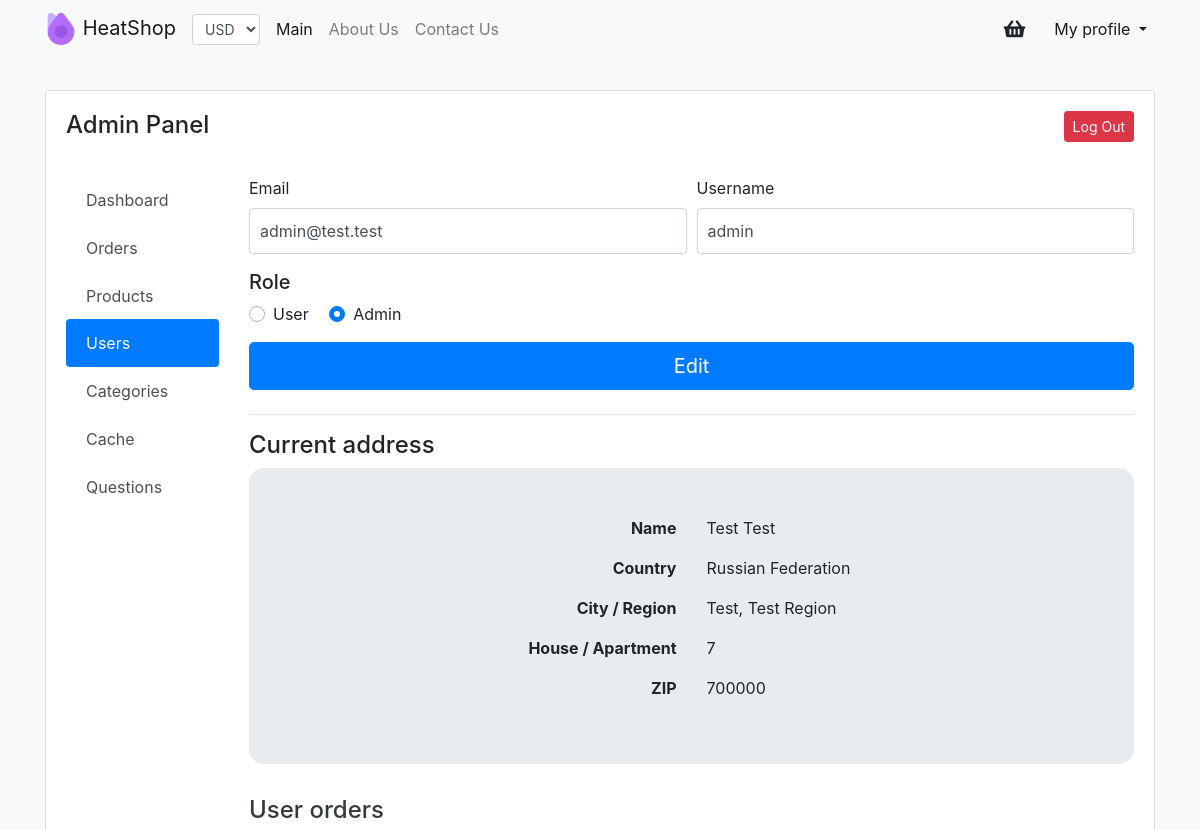
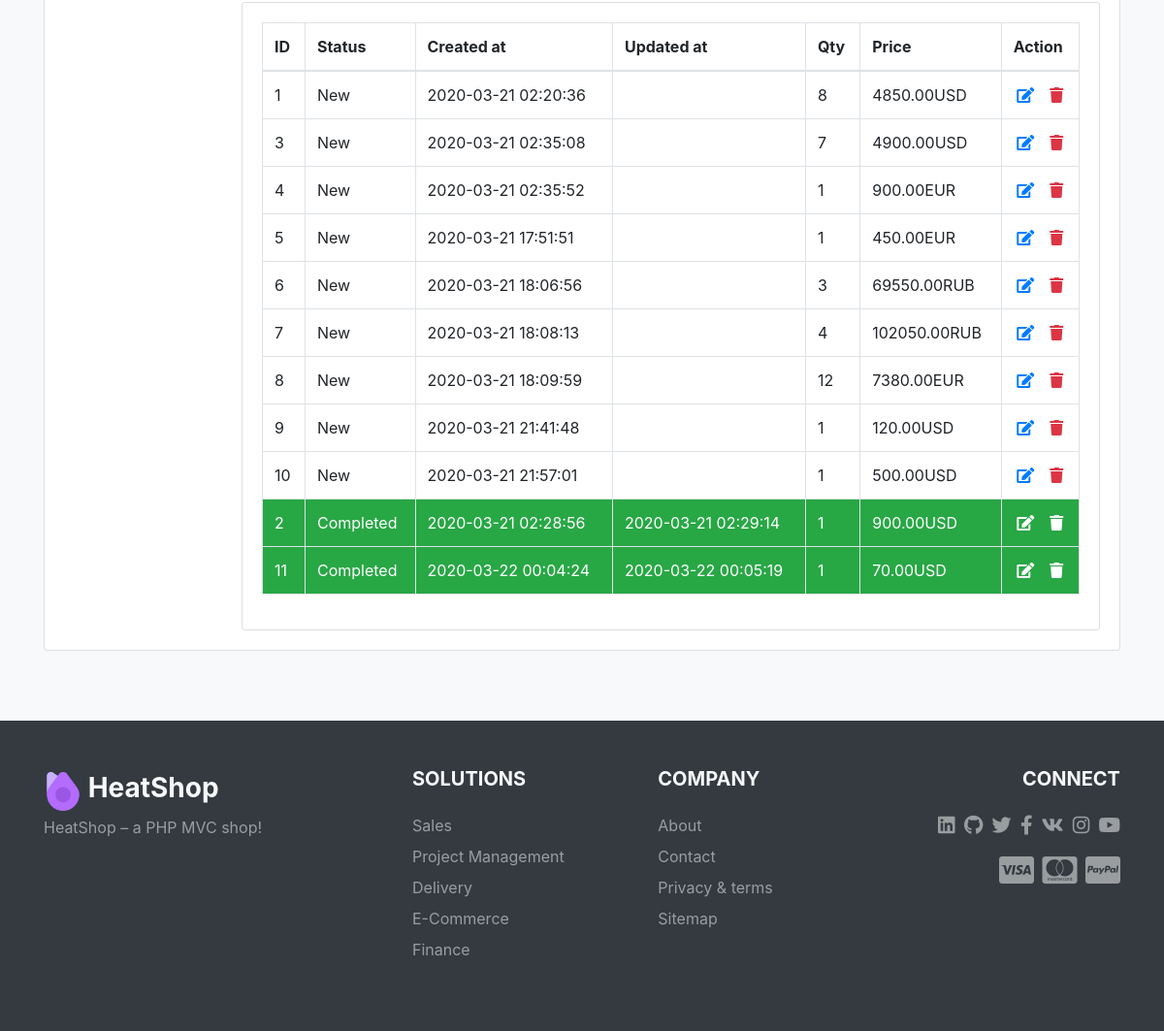
The page /admin/user/edit?id=1 (signed in) on the database its author committed (2 pictures, top to bottom).
### tables this page shows
CREATE TABLE `users` (
  `id` int(10) UNSIGNED NOT NULL,
  `username` varchar(255) NOT NULL,
  `email` varchar(50) NOT NULL,
  `password` varchar(255) NOT NULL,
  `address_id` int(10) UNSIGNED DEFAULT NULL,
  `role` enum('user','admin') NOT NULL,
  `date` date NOT NULL DEFAULT current_timestamp(),
  `remember_token` varchar(100) DEFAULT NULL,
  `time_token` int(11) UNSIGNED DEFAULT NULL
);

CREATE TABLE `address` (
  `id` int(11) UNSIGNED NOT NULL,
  `user_id` int(11) UNSIGNED DEFAULT NULL,
  `first_name` varchar(100) NOT NULL,
  `middle_name` varchar(100) DEFAULT NULL,
  `last_name` varchar(100) NOT NULL,
  `country` varchar(100) NOT NULL,
  `region` varchar(100) NOT NULL,
  `city` varchar(100) NOT NULL,
  `street` varchar(100) NOT NULL,
  `house` int(5) UNSIGNED NOT NULL,
  `apartment` int(5) UNSIGNED DEFAULT NULL,
  `zip` int(6) UNSIGNED NOT NULL
);

CREATE TABLE `orders` (
  `id` int(10) UNSIGNED NOT NULL,
  `user_id` int(10) UNSIGNED DEFAULT NULL,
  `email` varchar(255) DEFAULT NULL,
  `status` enum('0','1') NOT NULL DEFAULT '0',
  `date` timestamp NOT NULL DEFAULT current_timestamp(),
  `update_at` timestamp NULL DEFAULT NULL,
  `currency` varchar(10) NOT NULL,
  `address` text NOT NULL,
  `note` text DEFAULT NULL
);

### app/core/base/BaseController.php (called while the page is built, shortened)
<?php
abstract class BaseController
{
    private $route;
    private $view;
    private $data;
    private $meta = ['title' => 'HeatShop'];
    protected $layout = true;
    function __construct($route)
    {
        $this->route 	  = $route;
        $this->view 	  = $route['action'];
    }
    function set($data)
    {
        $this->data = $data;
    }
    function setMeta($title, $desc = null, $keywords = null)
    {
        $this->meta['title'] 	= $title . ' | HeatShop';
        $this->meta['desc'] 	= $desc;
        $this->meta['keywords'] = strtolower($keywords);
    }
    function getView()
    {
        $viewObj = new View($this->route, $this->layout, $this->view, $this->meta);
        $viewObj->render($this->data);
    }
}

### app/core/App.php (called while the page is built, shortened)
<?php
class App
{
    function __construct()
    {
        new Router();
    }
}

### public/index.php (called while the page is built, shortened)
<?php
new \app\core\App();

### app/controllers/admin/UserController.php (called while the page is built, shortened)
<?php
class UserController extends Controller
{
    function editAction()
    {
        $id      = (int) $_GET['id'];
        $user    = User::get($id);
        $orders  = User::getOrders($id);
        $address = Address::get($user['address_id']);
    }
}

### config/db.php (called while the page is built)
<?php
return [
    'dsn' => "mysql:host=localhost;dbname=heatshop;charset=utf8",
    'user' => 'root',
    'pass' => ''
];

### app/core/Db.php (called while the page is built, shortened)
<?php
class Db
{
    private static $db = null;
    private static function connect()
    {
        if (!self::$db) {
            $config	  = include CONFIG . '/db.php';
            self::$db = new PDO($config['dsn'], $config['user'], $config['pass']);
        }
        return self::$db;
    }
    static function query($sql, $params = [])
    {
        $stmt = self::connect()->prepare($sql);
        if (!empty($params)) {
            foreach ($params as $key => $val) $stmt->bindValue(':'.$key, $val);
        }
        $stmt->execute();
        return $stmt;
    }
    static function row($sql, $params = [])
    {
        $stmt = self::query($sql, $params);
        return $stmt->fetch(PDO::FETCH_ASSOC);
    }
    static function rowAll($sql, $params = [])
    {
        $stmt = self::query($sql, $params);
        return $stmt->fetchAll(PDO::FETCH_ASSOC);
    }
}

### app/models/admin/User.php (called while the page is built, shortened)
<?php
class User extends AppUser
{
    static function get($id)
    {
        return Db::row("SELECT * FROM `users` WHERE `id` = :id", ['id' => $id]);
    }
    static function getOrders($id)
    {
        return Db::rowAll("SELECT `orders`.`id`, `orders`.`user_id`, `orders`.`status`, `orders`.`date`, `orders`.`update_at`, `orders`.`currency`, SUM(`order_product`.`qty`) AS `qty`, ROUND(SUM(`order_product`.`price`*`order_product`.`qty`), 2) AS `sum` FROM `orders`
		JOIN `order_product` ON `orders`.`id` = `order_product`.`order_id`
		WHERE `user_id` = :id
		GROUP BY `orders`.`id` ORDER BY `orders`.`status`, `orders`.`id`", ['id' => $id]);
    }
}

### app/models/Address.php (called while the page is built, shortened)
<?php
class Address extends Model
{
    static function get($id)
    {
        return Db::row("SELECT * FROM `address` WHERE `id` = :id", ['id' => $id]);
    }
}

### app/views/admin/user/edit.php (the view, shortened to what this page needs)
<div class="card mx-auto mt-4">
    <div class="card-body">
        <div class="row mb-4">
            <div class="col">
                <h4 class="card-title float-left">Admin Panel</h4>
            </div>
            <div class="col">
                <a href="user/logout" class="btn btn-sm btn-danger float-right">Log Out</a>
            </div>
        </div>
        <div class="row">
            <div class="col-lg-2 mb-4">
                <div class="list-group">
                    <a href="<?=ADMIN;?>" class="list-group-item list-group-item-action border-0 rounded">Dashboard</a>
                    <a href="<?=ADMIN;?>/order" class="list-group-item list-group-item-action border-0 rounded ">Orders</a>
                    <a href="<?=ADMIN;?>/product" class="list-group-item list-group-item-action border-0 rounded">Products</a>
                    <a href="<?=ADMIN;?>/user" class="list-group-item list-group-item-action border-0 rounded active">Users</a>
                    <a href="<?=ADMIN;?>/category" class="list-group-item list-group-item-action border-0 rounded">Categories</a>
                    <a href="<?=ADMIN;?>/cache" class="list-group-item list-group-item-action border-0 rounded">Cache</a>
                    <a href="<?=ADMIN;?>/question" class="list-group-item list-group-item-action border-0 rounded">Questions</a>
                </div>
            </div>
            <div class="col-md-10">
                <div class="mb-4">
                    <form method="post" class="form-input needs-validation" novalidate>
                        <div class="form-row">
                            <div class="col form-group">
                                <label for="email">Email</label>
                                <input type="email" class="form-control" id="email" name="email" placeholder="Email" value="<?=$user['email'];?>" required>
                            </div>
                            <div class="col form-group">
                                <label for="username">Username</label>
                                <input type="text" class="form-control" id="username" name="username" placeholder="username" value="<?=$user['username'];?>" required>
                            </div>
                        </div>
                        <div class="form-group">
                            <h5>Role</h5>
                            <div class="custom-control custom-radio custom-control-inline">
                                <label class="custom-control-label" for="role-user">User</label>
                            </div>
                            <div class="custom-control custom-radio custom-control-inline">
                                <label class="custom-control-label" for="role-admin">Admin</label>
                            </div>
                        </div>
                        <button type="submit" class="btn btn-lg btn-primary btn-block">Edit</button>
                    </form>
                </div>
                <hr>
                <h4>Current address</h4>
            <?php if ($address): ?>
                <div class="jumbotron p-md-5 half-round">
                    <div class="container">
                        <div class="row">
                            <p class="col-6 font-weight-bold text-right">Name</p>
                            <p class="col-6">
                                <?=$address['first_name'];?>
                                <?=$address['last_name'];?>
                            </p>
                            <p class="col-6 font-weight-bold text-right">Country</p>
                            <p class="col-6"><?=$address['country'];?></p>
                            <p class="col-6 font-weight-bold text-right">City / Region</p>
                            <p class="col-6">
                                <?=$address['city'];?>,
                                <?=$address['region'];?> Region
                            </p>
                            <p class="col-6 font-weight-bold text-right">House / Apartment</p>
                            <p class="col-6"><?=$address['house'];?><?=$address['apartment'] ? '/'.$address['apartment'] : null;?></p>
                            <p class="col-6 font-weight-bold text-right">ZIP</p>
                            <p class="col-6"><?=$address['zip'];?></p>
                        </div>
                    </div>
                </div>
            <?php else: ?>
                <p class="text-danger">No current address</p>
            <?php endif; ?>
                <h4 class="text-dark">User orders</h4>
            <?php if ($orders): ?>
                <div class="card">
                    <div class="card-body">
                        <div class="table-responsive">
                            <table class="table table-bordered table-hover">
                                <thead>
                                    <tr>
                                        <th>ID</th>
                                        <th>Status</th>
                                        <th>Created at</th>
                                        <th>Updated at</th>
                                        <th>Qty</th>
                                        <th>Price</th>
                                        <th>Action</th>
                                    </tr>
                                </thead>
                                <tbody>
                                <?php foreach ($orders as $order): ?>
                                <?php
                                $class	    = $order['status'] ? 'class="bg-success text-white"' : null;
                                $classEdit  = $order['status'] ? 'text-white' : null;
                                $classTrash = $order['status'] ? 'text-white' : 'text-danger';
                                ?>
                                    <tr <?=$class;?>>
                                        <td><?=$order['id'];?></td>
                                        <td><?=$order['status'] ? 'Completed' : 'New';?></td>
                                        <td><?=$order['date'];?></td>
                                        <td><?=$order['update_at'];?></td>
                                        <td><?=$order['qty'];?></td>
                                        <td><?=$order['sum'];?><?=$order['currency'];?></td>
                                        <td class="text-center"><a href="<?=ADMIN;?>/order/view?id=<?=$order['id'];?>" class="mr-3"><i class="fas fa-edit <?=$classEdit;?>"></i></a><a href="<?=ADMIN;?>/order/delete?id=<?=$order['id'];?>" class="delete"><i class="fas fa-trash <?=$classTrash;?>"></i></a></td>
                                    </tr>
                                <?php endforeach; ?>
                                </tbody>
                            </table>
                        </div>
                    </div>
                </div>
            <?php else: ?>
                <p class="text-danger">User didn't order anything</p>
            <?php endif; ?>
            </div>
        </div>
    </div>
</div>

### public/css/style.css (style rules this page uses)
.form-input .form-control { height: auto; padding: 10px; }
.half-round { border-radius: 15px !important; }

### rows shown on the page
users: email "admin@test.test", username "admin"
address: first_name "Test", last_name "Test", country "Russian Federation", city "Test", region "Test", house "7", zip "700000"
orders: id "1", status "New", date "2020-03-21 02:20:36", qty "8", sum "4850.00", currency "USD"
orders: id "3", status "New", date "2020-03-21 02:35:08", qty "7", sum "4900.00", currency "USD"
orders: id "4", status "New", date "2020-03-21 02:35:52", qty "1", sum "900.00", currency "EUR"
orders: id "5", status "New", date "2020-03-21 17:51:51", qty "1", sum "450.00", currency "EUR"
orders: id "6", status "New", date "2020-03-21 18:06:56", qty "3", sum "69550.00", currency "RUB"
orders: id "7", status "New", date "2020-03-21 18:08:13", qty "4", sum "102050.00", currency "RUB"
orders: id "8", status "New", date "2020-03-21 18:09:59", qty "12", sum "7380.00", currency "EUR"
orders: id "9", status "New", date "2020-03-21 21:41:48", qty "1", sum "120.00", currency "USD"
orders: id "10", status "New", date "2020-03-21 21:57:01", qty "1", sum "500.00", currency "USD"
orders: id "2", status "Completed", date "2020-03-21 02:28:56", update_at "2020-03-21 02:29:14", qty "1", sum "900.00", currency "USD"
orders: id "11", status "Completed", date "2020-03-22 00:04:24", update_at "2020-03-22 00:05:19", qty "1", sum "70.00", currency "USD"

### other values the page prints
form field value "USD"
